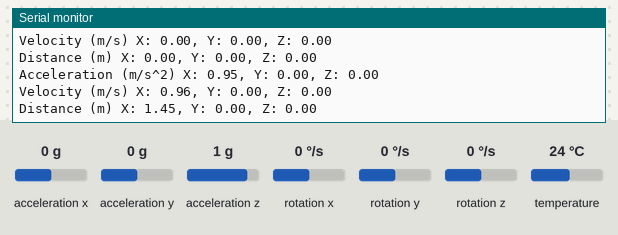
The sketch below on a simulated Arduino Uno, built with avr-gcc and run on an emulated ATmega328P. On the bench: the last lines printed to the serial monitor. The test bench sets the inputs (shaded band); at power-on: acceleration x 0 g, acceleration y 0 g, acceleration z 1 g, rotation x 0 °/s, rotation y 0 °/s, rotation z 0 °/s, temperature 24 °C.

Above: at 1.8 s.
1.9 s: acceleration x set to -1.4 g
At 2.8 s:
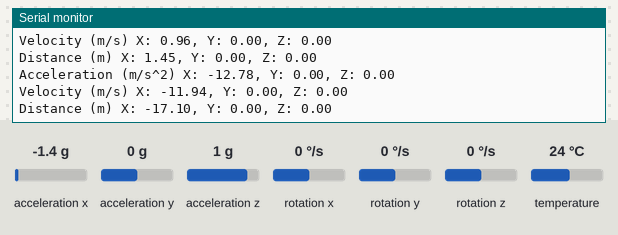
3.4 s: acceleration y set to -1.4 g
At 4.7 s:
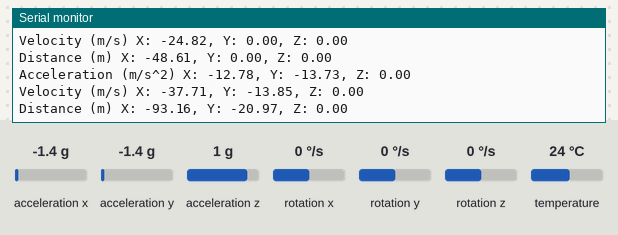
4.9 s: acceleration z set to -1.4 g
At 5.9 s:
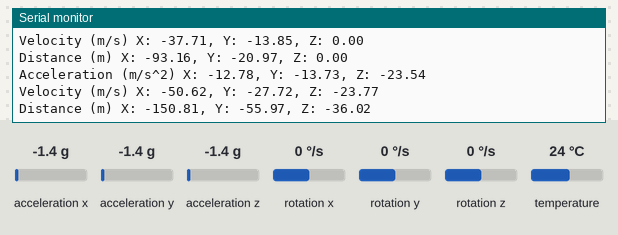
Timing chart, 0 to 7.9 s (numbered marks = the images above; inputs shaded):
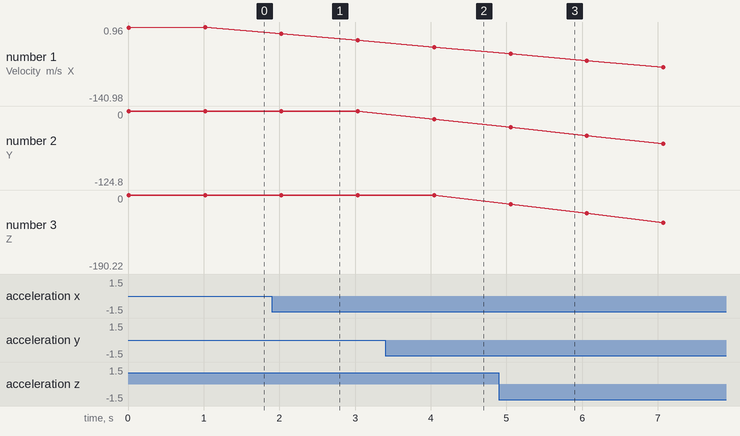

The sketch:

AUV_mapping.ino
```cpp
#include <Adafruit_MPU6050.h>
#include <Adafruit_Sensor.h>
#include <Wire.h>

Adafruit_MPU6050 mpu;

float velocityX = 0, velocityY = 0, velocityZ = 0;
float distanceX = 0, distanceY = 0, distanceZ = 0;
unsigned long lastTime = 0;
const float GRAVITY = 9.81; // m/s^2

void setup(void) {
  Serial.begin(115200);
  while (!Serial) delay(10);

  Serial.println("Adafruit MPU6050 test!");

  if (!mpu.begin()) {
    Serial.println("Failed to find MPU6050 chip");
    while (1) {
      delay(10);
    }
  }

  Serial.println("MPU6050 Found!");

  mpu.setAccelerometerRange(MPU6050_RANGE_8_G);
  mpu.setGyroRange(MPU6050_RANGE_500_DEG);
  mpu.setFilterBandwidth(MPU6050_BAND_21_HZ);

  Serial.println("MPU6050 ready");
  lastTime = millis();
}

void loop() {
  unsigned long currentTime = millis();
  float dt = (currentTime - lastTime) / 1000.0; // Time difference in seconds
  lastTime = currentTime;

  sensors_event_t a, g, temp;
  mpu.getEvent(&a, &g, &temp);

  // Subtract gravity from Z-axis and apply a simple threshold
  float aX = a.acceleration.x + 0.95 ;
  float aY = a.acceleration.y;
  float aZ = a.acceleration.z - GRAVITY;

  // Apply a threshold to filter out small vibrations
  const float THRESHOLD = 0.1;
  aX = (abs(aX) > THRESHOLD) ? aX : 0;
  aY = (abs(aY) > THRESHOLD) ? aY : 0;
  aZ = (abs(aZ) > THRESHOLD) ? aZ : 0;

  // Update velocities
  velocityX += aX * dt;
  velocityY += aY * dt;
  velocityZ += aZ * dt;

  // Update distances
  distanceX += velocityX * dt + 0.5 * aX * dt * dt;
  distanceY += velocityY * dt + 0.5 * aY * dt * dt;
  distanceZ += velocityZ * dt + 0.5 * aZ * dt * dt;

  // Print results
  Serial.print("Acceleration (m/s^2) X: ");
  Serial.print(aX);
  Serial.print(", Y: ");
  Serial.print(aY);
  Serial.print(", Z: ");
  Serial.println(aZ);

  Serial.print("Velocity (m/s) X: ");
  Serial.print(velocityX);
  Serial.print(", Y: ");
  Serial.print(velocityY);
  Serial.print(", Z: ");
  Serial.println(velocityZ);

  Serial.print("Distance (m) X: ");
  Serial.print(distanceX);
  Serial.print(", Y: ");
  Serial.print(distanceY);
  Serial.print(", Z: ");
  Serial.println(distanceZ);

  Serial.println();
  delay(1000); // Reduced delay for more frequent updates
}
```

Measured:
- after the input at 1.9 s, the serial monitor: prints a new line after 0.12 s (image 1)
- after the input at 3.4 s, the serial monitor: prints a new line after 0.64 s (image 2)
- after the input at 4.9 s, the serial monitor: prints a new line after 0.15 s (image 3)
- plotted number 1: 0.96 → -24.82 after the input at 1.9 s, -37.71 → -140.98 after the input at 4.9 s
- plotted number 2: 0 → -13.85 after the input at 3.4 s, -13.85 → -124.8 after the input at 4.9 s
- plotted number 3: 0 → -190.22 after the input at 4.9 s
